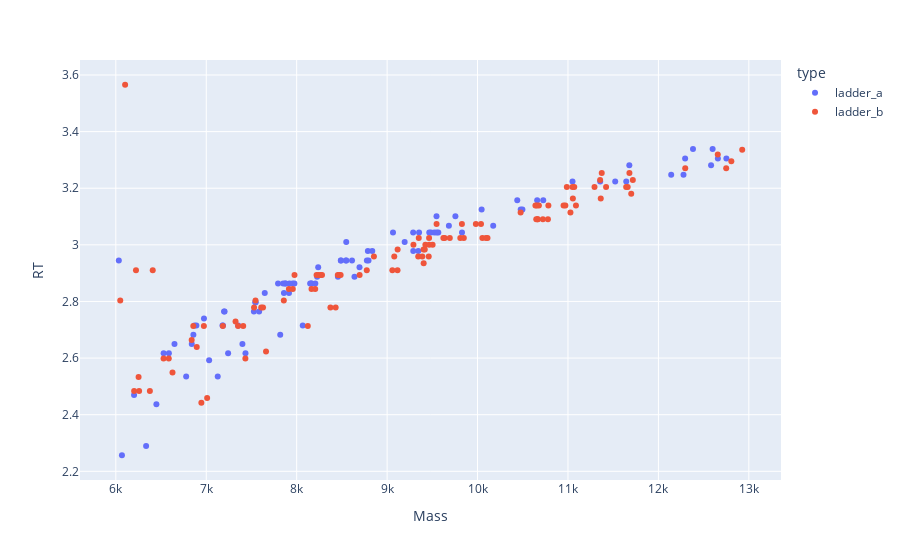

This figure's notebook cell:
### Code cell
# plotly_zone(df_mock_noad)
# plotly_zone(df_rsv_noad)
# df_25k_mock_noad = df_mock_noad[(df_mock_noad.Mass>6000)&((df_mock_noad.Mass<13000))&(df_mock_noad.RT<3.6)]
# df_25k_rsv_noad = df_rsv_noad[(df_rsv_noad.Mass>6000)&(df_rsv_noad.Mass<13000)&(df_rsv_noad.RT<3.6)&(df_25k_rsv_noad.RT>2)]
# plotly_zones(df_25k_mock_noad, df_25k_rsv_noad)
# plotly_zone(df_25k_rsv_noad)
